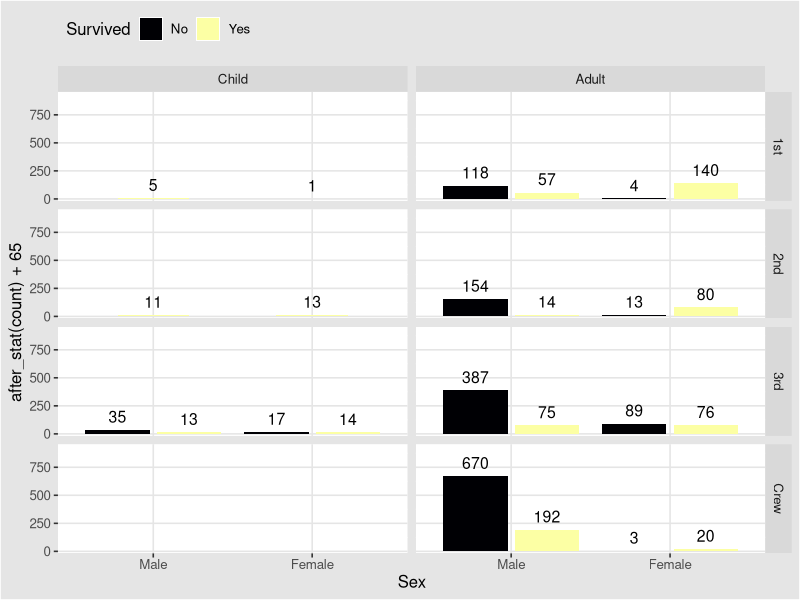

Write R code to recreate this figure.
library(tidyverse)
Titanic %>% 
  as.data.frame() %>% 
  uncount(weights = Freq) %>% 
  ggplot() +
  ggthemes::theme_igray() +
  aes(x = 1) + labs(x = NULL) + theme(axis.text.x = element_blank()) +
  geom_bar(position = 
             position_dodge2(preserve = "single")) +
  stat_count(geom = "text",
             aes(label = after_stat(count), 
                 y = after_stat(count) + 65),
             vjust = 0,
             size = 4,
             position = 
               position_dodge2(width = .9,
                               preserve = "single")) + #BREAK
  aes(fill = Survived) + 
  theme(legend.position = "top") +
  theme(legend.justification = 0) +
  scale_fill_viridis_d(option = "inferno") + #BREAK
  aes(x = Sex) + theme(axis.text.x = element_text()) + #BREAK
  facet_grid(Class~.) + 
  scale_y_continuous(expand = expansion(mult = c(.025, .3))) + #BREAK
  facet_grid(Class~Age) #BREAK

